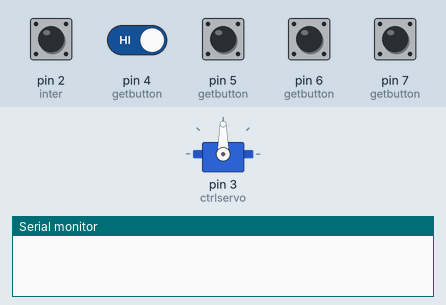
This sketch was run on a simulated Arduino Uno, built with avr-gcc and run on an emulated ATmega328P. Parts: servo, the last lines printed to the serial monitor. Inputs (shaded band) come from the test bench; at power-on: pin 2 (inter), pin 4 (getbutton), pin 5 (getbutton), pin 6 (getbutton), pin 7 (getbutton) HIGH.

Above: at 1.2 s.
1.3 s: pin 2 (inter) pulled LOW for 0.15 s
2.9 s: pin 2 (inter) driven LOW and pin 4 (getbutton) driven LOW
At 3.05 s:
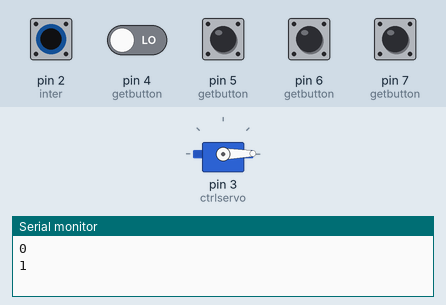
At 5.05 s:
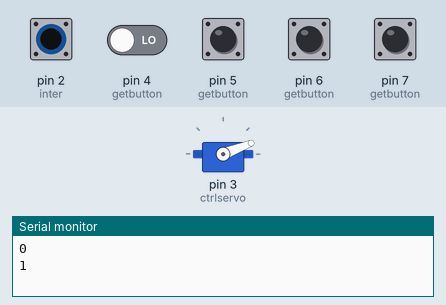
Timing chart, 0 to 58.5 s (numbered marks = the images above; inputs shaded):
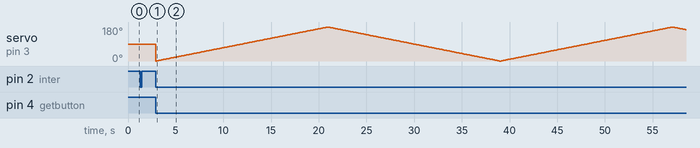

The sketch:

Servo_motor.ino
```cpp
#include <Servo.h>

// C++ code
//
Servo ctrlservo;
int B=0;
bool mode=0;
const int inter=2;
 int delayT=0;


void setup()
{
   Serial.begin(9600);
  ctrlservo.attach(3);


pinMode(4,INPUT_PULLUP);
pinMode(5,INPUT_PULLUP);
pinMode(6,INPUT_PULLUP);
pinMode(7,INPUT_PULLUP);
pinMode(inter,INPUT_PULLUP);
attachInterrupt(digitalPinToInterrupt(inter),getbutton , FALLING);

}
void getbutton()
{
  if(digitalRead(4)==0)
    B= 1;

  if(digitalRead(5)==0)
    B=2;
  if(digitalRead(6)==0)
    B= 3;
  if(digitalRead(7)==0)
    B=4;

  delayT=speed();
  Serial.println(B);


}
int speed()
{

  switch(B)

  {  case 1:
  	mode=1;
  	return 100;

  case 2:
  	mode=1;
  	return 50;

  case 3:
  	mode=1;
  	return 25;

  case 4:
  	mode=1;
  	return 5;
   default:
   mode=0;
   return 0;
  }

}

void loop()
{


if(mode==1)
  {
 for(int i=0;i<180;i++)
 {

   ctrlservo.write(i);
   delay(delayT);
 }

   for(int i=180;i>=0;i--)
 {
   ctrlservo.write(i);
   delay(delayT);
   }
  }


}
```
